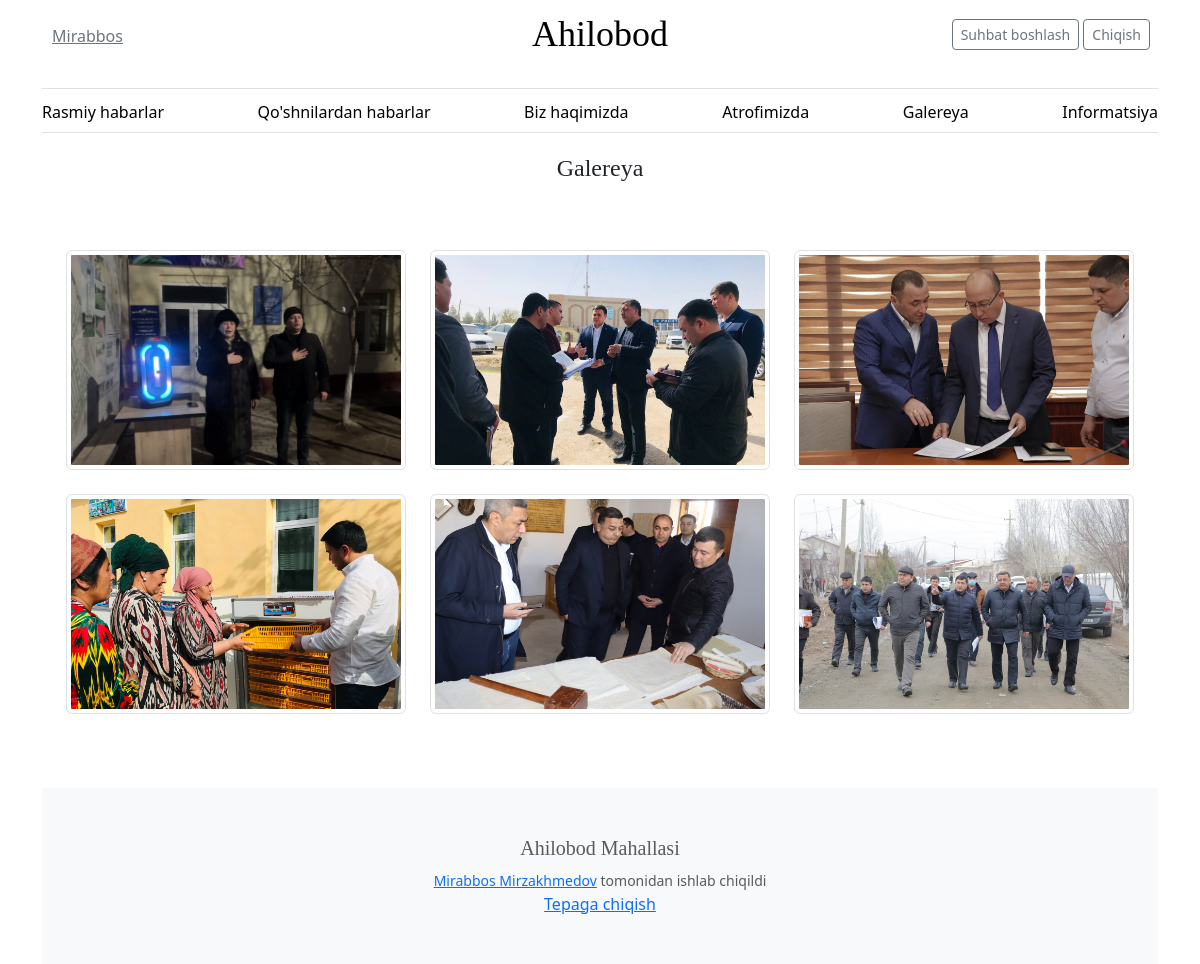
/gallery/ (signed in), run on the app's committed database.
### webapp/models.py (models this page shows, shortened)
class User(AbstractUser):
    user_id = models.AutoField(primary_key=True)
    phone_number = models.CharField(max_length=20)
    profile_pic = models.ImageField(null=True, upload_to='profile/')
    bio = models.TextField(blank=True, null=True)
    created_at = models.DateTimeField(default=timezone.now)
    updated_at = models.DateTimeField(auto_now=True)

class Image(models.Model):
    image = models.ImageField(upload_to='images/')
    created_date = models.DateTimeField(auto_now_add=True)

### webapp/views.py (the view)
# urls.py: path('gallery/', views.gallery, name='gallery'),
def gallery(request):
    gallery = Image.objects.all().order_by('-created_date')
    data = {
        'gallery': gallery,
        'title': "Galereya",
    }
    return render(request, 'webapp/gallery.html', data)

### webapp/templates/webapp/gallery.html (shortened to what this page needs)
{% extends 'webapp/layout.html' %}
{% block body%}
    <h4 style="text-align: center; padding: .5% .5% 5.35% .5%">{{ title }}</h4>
    <div class="container">
        <div class="row">
            {% for image in gallery %}
                <div class="col-lg-4 col-md-6 mb-4">
                    <a href="{% url 'image_detail_view' image.id %}">
                        <img src="{{ image.image.url }}" alt="{{ image.created_date }}" class="img-thumbnail gallery">
                    </a>
                </div>
            {% endfor %}
        </div>
    </div>
{% endblock %}

### webapp/templates/webapp/layout.html (shortened to what this page needs)
<!DOCTYPE html>
<html lang="en">
<head>
    {% load static %}
    <link
        href="https://cdn.jsdelivr.net/npm/bootstrap@5.3.2/dist/css/bootstrap.min.css"
        rel="stylesheet"
>
    <link rel="stylesheet" href="{% static 'css/blog.css' %}">
</head>
<body>
<div class="container">
    <header class="border-bottom lh-1 py-3">
        <div class="row flex-nowrap justify-content-between align-items-center">
            <div class="col-4 pt-1">
                {% if user.is_authenticated %}
                    <a class="link-secondary"
                       href="{% url 'profile' user.user_id %}">{{ user.first_name }}</a>
                {% endif %}
            </div>
            <div class="col-4 text-center">
                <a class="blog-header-logo text-body-emphasis text-decoration-none"
                   href="{% url 'home' %}">Ahilobod</a>
            </div>
            <div class="col-4 d-flex justify-content-end align-items-center">
                {% if user.is_authenticated %}
                    {% if user.is_staff == True %}
                        <div>
                            <a class="btn btn-sm btn-outline-secondary" href="{% url 'create' %}">Rasmiy yangilik yozish</a>
                            <a class="btn btn-sm btn-outline-secondary" href="{% url 'notify-neighbors' %}">Suhbat boshlash</a>
                            <a class="btn btn-sm btn-outline-secondary" href="{% url 'logout' %}">Chiqish</a>
                        </div>
                    {% else %}
                        <div>
                            <a class="btn btn-sm btn-outline-secondary" href="{% url 'notify-neighbors' %}">Suhbat boshlash</a>
                            <a class="btn btn-sm btn-outline-secondary" href="{% url 'logout' %}">Chiqish</a>
                        </div>
                    {% endif %}
                {% endif %}
            </div>
        </div>
    </header>
    <div class="nav-scroller py-1 mb-3 border-bottom">
        <nav class="nav nav-underline justify-content-between">
            <a class="nav-item nav-link link-body-emphasis"
               href="{% url 'home' %}">Rasmiy habarlar</a>
            <a class="nav-item nav-link link-body-emphasis"
               href="{% url 'neighbors' %}">Qo'shnilardan habarlar</a>
            <a class="nav-item nav-link link-body-emphasis"
               href="{% url 'about' %}">Biz haqimizda</a>
            <a class="nav-item nav-link link-body-emphasis"
               href="{% url 'business' %}">Atrofimizda</a>
            <a class="nav-item nav-link link-body-emphasis"
               href="{% url 'gallery' %}">Galereya</a>
            <a class="nav-item nav-link link-body-emphasis"
               href="{% url 'information' %}">Informatsiya</a>
        </nav>
    </div>
    <main class="container">
        {% block body %}
        {% endblock %}
    </main>
    <footer style="margin-top: 50px;" class="py-5 text-center text-body-secondary bg-body-tertiary">
        <h5>Ahilobod Mahallasi</h5>
        <small><a href="{% url 'profile' 2 %}">Mirabbos
            Mirzakhmedov</a> tomonidan ishlab chiqildi</small>
        <p class="mb-0">
            <a href="#">Tepaga chiqish</a>
        </p>
    </footer>
</div>
</body>
</html>

### webapp/static/css/blog.css (style rules this page uses)
.blog-header-logo { font-family: "Playfair Display", Georgia, "Times New Roman", serif; font-size: 2.25rem; }
h1, h2, h3, h4, h5, h6 { font-family: "Playfair Display", Georgia, "Times New Roman", serif; }
.row { margin-bottom: 20px; }
.align-items-center { padding-left: 10px !important; padding-right: 10px !important; }
.gallery { width: 400px !important; height: 220px !important; object-fit: cover !important; cursor: pointer !important; }

### webapp/templates/webapp/layout.html (style rules this page uses)
.nav-scroller { position: relative; z-index: 2; height: 2.75rem; overflow-y: hidden; }
.nav-scroller .nav { display: flex; flex-wrap: nowrap; padding-bottom: 1rem; margin-top: -1px; overflow-x: auto; text-align: center; white-space: nowrap; -webkit-overflow-scrolling: touch; }

### data on the page
User: first_name "Mirabbos"
Image: image (picture)
Image: image (picture)
Image: image (picture)
Image: image (picture)
Image: image (picture)
Image: image (picture)

### other printed values
{{ title }} "Galereya"
